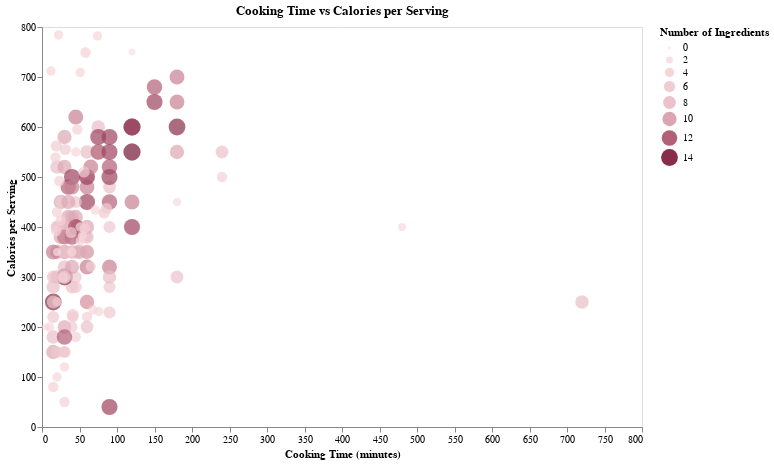

Write notebook code for a chart like this one.
### Markdown cell above
### 2.2 Analysis of the Relationship between Cooking Time and Calories

In this section, it was necessary to pre-process the data by converting the `ingredients` column from string type to list type; otherwise, it would not be possible to accurately count the number of ingredients.

### Code cell
# Disable warning output
warnings.filterwarnings('ignore')

# Extract needed columns
columns_needed = ['recipe_name', 'cuisine', 'ingredients', 'cooking_time_minutes', 'calories_per_serving']
analysis_data = raw_data[columns_needed]

# Process the ingredients column (parse from a string into a list, if it is already a list, you can skip it)
analysis_data['ingredients'] = analysis_data['ingredients'].apply(lambda x: ast.literal_eval(x) if isinstance(x, str) else x)

# Add a new column ingredients_count to indicate the number of ingredients
analysis_data['ingredients_count'] = analysis_data['ingredients'].apply(len)

# Define hover selection
hover = alt.selection_single(name="highlight", on='pointerover', empty='none', fields=['recipe_name'])

# Draw a scatter plot
scatter_plot = alt.Chart(analysis_data).mark_circle().encode(
    x=alt.X('cooking_time_minutes:Q', title='Cooking Time (minutes)', axis=alt.Axis(grid=False)),
    y=alt.Y('calories_per_serving:Q', title='Calories per Serving', axis=alt.Axis(grid=False)),
    size=alt.Size('ingredients_count:Q', title='Number of Ingredients', scale=alt.Scale(range=[10, 300])),
    color=alt.condition(
        hover,
        alt.value('#4E659B'),
        alt.Color('ingredients_count:Q', 
                  scale=alt.Scale(range=['#FADFE2', '#F5D6DA', '#F1CDD3', '#ECC4CC', '#E7BCC6', '#C07589', '#9A3F5A', '#731736']), 
                  title='Number of Ingredients'
                  )
    ),
    tooltip=[
        alt.Tooltip('recipe_name:N', title='Recipe Name'),
        alt.Tooltip('cuisine:N', title='Cuisine'),
        alt.Tooltip('cooking_time_minutes:Q', title='Cooking Time (minutes)'),
        alt.Tooltip('calories_per_serving:Q', title='Calories per Serving'),
        alt.Tooltip('ingredients_count:Q', title='Ingredients Count')
        ]
).add_selection(
    hover
).properties(
    title='Cooking Time vs Calories per Serving',
    width=600,
    height=400
).interactive()

scatter_plot

### Figure 1 — Vega-Lite specification as saved in the notebook (floating-point values rounded to 4 significant figures; data arrays with more than 128 entries replaced by an {"elided": "..."} marker saying what was removed)
{"config": {"view": {"continuousWidth": 300, "continuousHeight": 300}}, "data": {"name": "data-9845c9544b3b0fb13f42b5b46fd990cc"}, "mark": {"type": "circle"}, "encoding": {"color": {"condition": {"param": "highlight", "empty": false, "value": "#4E659B"}, "field": "ingredients_count", "scale": {"range": ["#FADFE2", "#F5D6DA", "#F1CDD3", "#ECC4CC", "#E7BCC6", "#C07589", "#9A3F5A", "#731736"]}, "title": "Number of Ingredients", "type": "quantitative"}, "size": {"field": "ingredients_count", "scale": {"range": [10, 300]}, "title": "Number of Ingredients", "type": "quantitative"}, "tooltip": [{"field": "recipe_name", "title": "Recipe Name", "type": "nominal"}, {"field": "cuisine", "title": "Cuisine", "type": "nominal"}, {"field": "cooking_time_minutes", "title": "Cooking Time (minutes)", "type": "quantitative"}, {"field": "calories_per_serving", "title": "Calories per Serving", "type": "quantitative"}, {"field": "ingredients_count", "title": "Ingredients Count", "type": "quantitative"}], "x": {"axis": {"grid": false}, "field": "cooking_time_minutes", "title": "Cooking Time (minutes)", "type": "quantitative"}, "y": {"axis": {"grid": false}, "field": "calories_per_serving", "title": "Calories per Serving", "type": "quantitative"}}, "height": 400, "params": [{"name": "highlight", "select": {"type": "point", "fields": ["recipe_name"], "on": "pointerover"}}, {"name": "param_133", "select": {"type": "interval", "encodings": ["x", "y"]}, "bind": "scales"}], "title": "Cooking Time vs Calories per Serving", "width": 600, "$schema": "https://vega.github.io/schema/vega-lite/v5.8.0.json", "datasets": {"data-9845c9544b3b0fb13f42b5b46fd990cc": {"elided": "161 records"}}}
